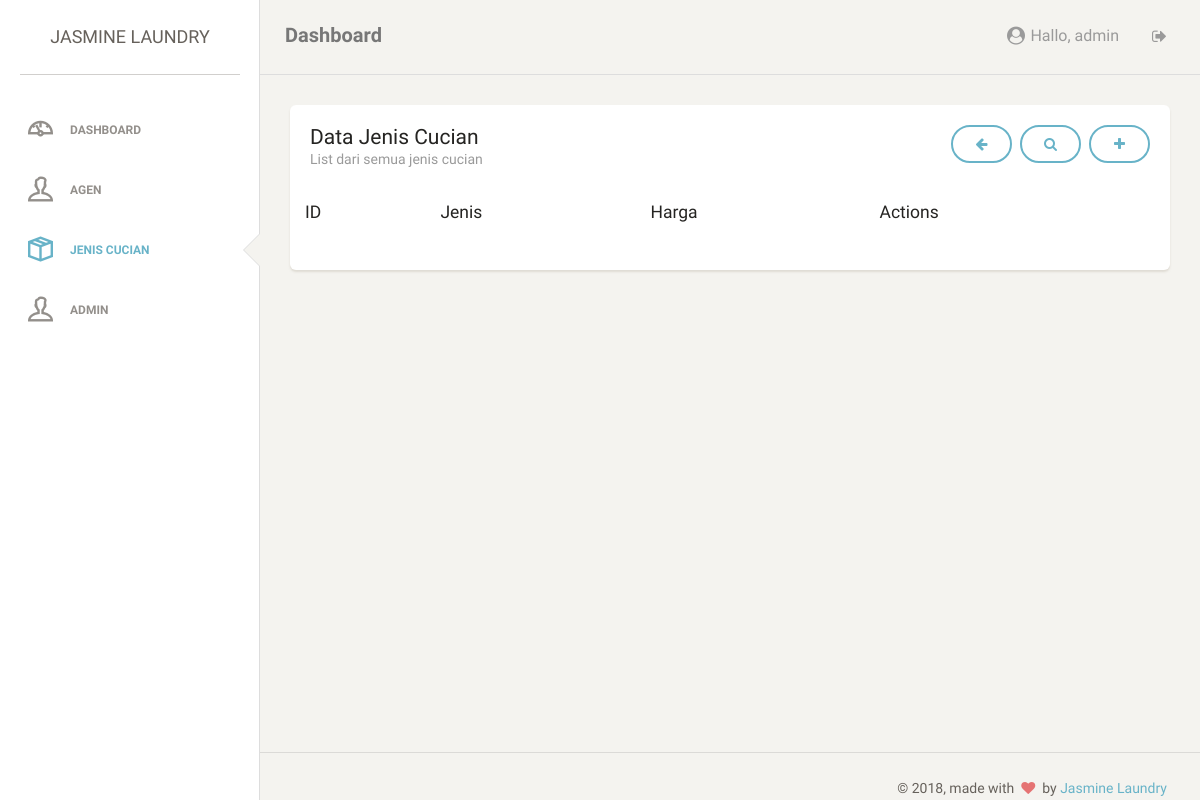
/admin/jeniscucian.php?nama=Selimut tipis (signed in), run on an earlier commit of the app's database.
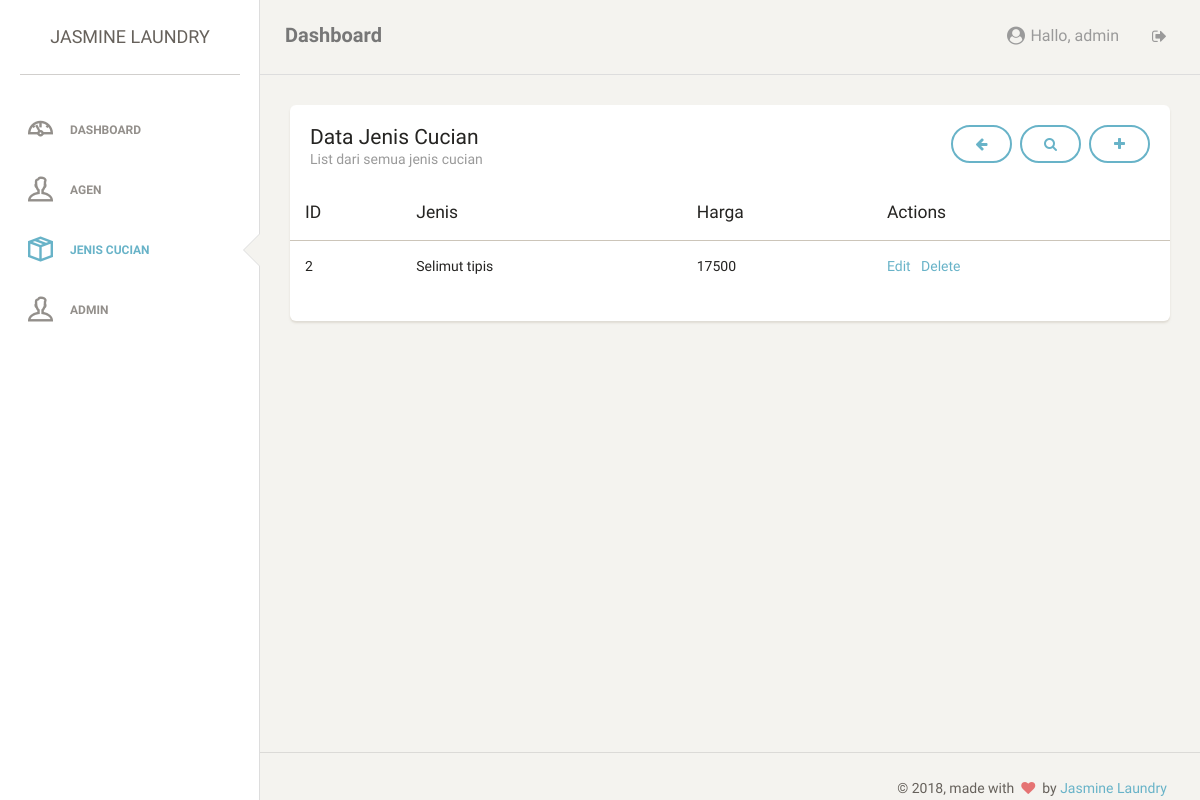
And on a later commit of the database.
### tables this page shows
CREATE TABLE `jeniscucian` (
  `jeniscucian_id` int(11) NOT NULL,
  `jeniscucian_nama` varchar(31) NOT NULL,
  `jeniscucian_harga` int(11) NOT NULL,
  `jeniscucian_deleted` enum('true','false') NOT NULL DEFAULT 'false'
);

### admin/jeniscucian.php (the view, shortened to what the changed rows need)
<?php
	require "../php/connection.php";
?>
    <!doctype html>
    <html lang="en">
    <head>
        <link href="../css/bootstrap.min.css" rel="stylesheet" />
        <link href="../css/style.css" rel="stylesheet" />
        <link href="../font-awesome/css/font-awesome.min.css" rel="stylesheet">
        <link href="../css/themify-icons.css" rel="stylesheet">
    </head>
    <body>
        <div class="wrapper">
            <div class="main-panel">
                <div class="content">
                    <div class="container-fluid">
                        <div class="row">
                            <div class="col-md-12">
                                <div class="card">
                                    <div class="content table-responsive table-full-width">
                                        <table class="table table-striped">
                                            <thead>
                                                <th>ID</th>
                                                <th>Jenis</th>
                                                <th>Harga</th>
                                                <th>Actions</th>
                                            </thead>
                                            <tbody>
                                                <?php
                                                    if(isset($_GET['nama'])){
                                                        $strQuery = "SELECT jeniscucian_id, jeniscucian_nama, jeniscucian_harga FROM jeniscucian WHERE jeniscucian_deleted = 'false' AND jeniscucian_nama LIKE '%$_GET[nama]%'";
                                                    }else {
                                                        $strQuery = "SELECT jeniscucian_id, jeniscucian_nama, jeniscucian_harga FROM jeniscucian WHERE jeniscucian_deleted = 'false'";
                                                    }
                                                    $query = mysqli_query($connection, $strQuery);
                                                    $i = 0;
                                                    while($result = mysqli_fetch_assoc($query)){
                                                        echo "<tr>";
                                                        echo "<td>$result[jeniscucian_id]</td>";
                                                        echo "<td>$result[jeniscucian_nama]</td>";
                                                        echo "<td>$result[jeniscucian_harga]</td>";
                                                        echo "<td><a href='jeniscucian_edit.php?id=$result[jeniscucian_id]'>Edit</a>";
                                                        echo "<a href=# data-toggle=modal data-target=#delete$i>Delete</a></td>";
                                                        echo "</tr>";
                                                ?>
                                                <?php
                                                        $i++;
                                                    }
                                                ?>
                                            </tbody>
                                        </table>
                                    </div>
                                </div>
                            </div>
                        </div>
                    </div>
                </div>
            </div>
        </div>
    </body>
    </html>

What changed in the data, as far as the page shows it:
added jeniscucian: jeniscucian_id "2", jeniscucian_nama "Selimut tipis", jeniscucian_harga "17500"
